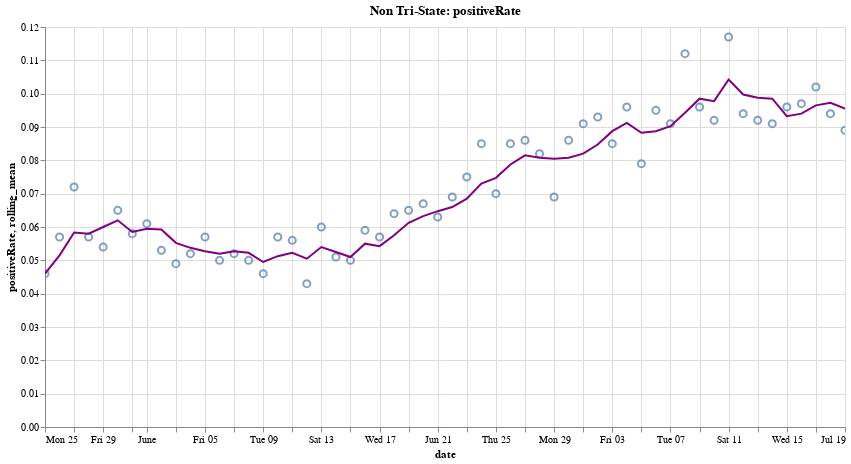

Here is the notebook cell this chart was saved with:
### Code cell
create_plot(non_tristate, 'positiveRate')

### Figure 1 — Vega-Lite specification as saved in the notebook (floating-point values rounded to 4 significant figures)
{"config": {"view": {"continuousWidth": 400, "continuousHeight": 300}}, "layer": [{"mark": {"type": "point", "size": 50}, "encoding": {"tooltip": [{"type": "temporal", "field": "date"}, {"type": "quantitative", "field": "positiveRate"}], "x": {"type": "temporal", "field": "date"}, "y": {"type": "quantitative", "field": "positiveRate"}}, "height": 400, "selection": {"selector008": {"type": "interval", "bind": "scales", "encodings": ["x", "y"]}}, "title": "Non Tri-State: positiveRate", "width": 800}, {"mark": {"type": "line", "color": "purple", "size": 2}, "encoding": {"x": {"type": "temporal", "field": "date"}, "y": {"type": "quantitative", "field": "rolling_mean"}}, "transform": [{"window": [{"op": "mean", "field": "positiveRate", "as": "rolling_mean"}], "frame": [0, 3]}]}], "data": {"name": "data-6d9747630822ad28643f76584477ea1e"}, "$schema": "https://vega.github.io/schema/vega-lite/v4.8.1.json", "datasets": {"data-6d9747630822ad28643f76584477ea1e": [{"date": "2020-07-19T00:00:00", "totalTestResultsIncrease": 712900.0, "positiveIncrease": 63440.0, "death": 87770.0, "deathIncrease": 503.0, "positiveRate": 0.089, "state": "Non Tri-State"}, {"date": "2020-07-18T00:00:00", "totalTestResultsIncrease": 679400.0, "positiveIncrease": 64160.0, "death": 87260.0, "deathIncrease": 846.0, "positiveRate": 0.094, "state": "Non Tri-State"}, {"date": "2020-07-17T00:00:00", "totalTestResultsIncrease": 750100.0, "positiveIncrease": 76260.0, "death": 86420.0, "deathIncrease": 915.0, "positiveRate": 0.102, "state": "Non Tri-State"}, {"date": "2020-07-16T00:00:00", "totalTestResultsIncrease": 722900.0, "positiveIncrease": 69850.0, "death": 85500.0, "deathIncrease": 896.0, "positiveRate": 0.097, "state": "Non Tri-State"}, {"date": "2020-07-15T00:00:00", "totalTestResultsIncrease": 665700.0, "positiveIncrease": 64080.0, "death": 84610.0, "deathIncrease": 816.0, "positiveRate": 0.096, "state": "Non Tri-State"}, {"date": "2020-07-14T00:00:00", "totalTestResultsIncrease": 676900.0, "positiveIncrease": 61550.0, "death": 83790.0, "deathIncrease": 708.0, "positiveRate": 0.091, "state": "Non Tri-State"}, {"date": "2020-07-13T00:00:00", "totalTestResultsIncrease": 624500.0, "positiveIncrease": 57460.0, "death": 83080.0, "deathIncrease": 275.0, "positiveRate": 0.092, "state": "Non Tri-State"}, {"date": "2020-07-12T00:00:00", "totalTestResultsIncrease": 640600.0, "positiveIncrease": 59960.0, "death": 82810.0, "deathIncrease": 455.0, "positiveRate": 0.094, "state": "Non Tri-State"}, {"date": "2020-07-11T00:00:00", "totalTestResultsIncrease": 528100.0, "positiveIncrease": 61950.0, "death": 82350.0, "deathIncrease": 705.0, "positiveRate": 0.117, "state": "Non Tri-State"}, {"date": "2020-07-10T00:00:00", "totalTestResultsIncrease": 713500.0, "positiveIncrease": 65390.0, "death": 81650.0, "deathIncrease": 814.0, "positiveRate": 0.092, "state": "Non Tri-State"}, {"date": "2020-07-09T00:00:00", "totalTestResultsIncrease": 603500.0, "positiveIncrease": 57950.0, "death": 80840.0, "deathIncrease": 822.0, "positiveRate": 0.096, "state": "Non Tri-State"}, {"date": "2020-07-08T00:00:00", "totalTestResultsIncrease": 545600.0, "positiveIncrease": 61220.0, "death": 80010.0, "deathIncrease": 730.0, "positiveRate": 0.112, "state": "Non Tri-State"}, {"date": "2020-07-07T00:00:00", "totalTestResultsIncrease": 559800.0, "positiveIncrease": 50850.0, "death": 79280.0, "deathIncrease": 859.0, "positiveRate": 0.091, "state": "Non Tri-State"}, {"date": "2020-07-06T00:00:00", "totalTestResultsIncrease": 426400.0, "positiveIncrease": 40610.0, "death": 78420.0, "deathIncrease": 212.0, "positiveRate": 0.095, "state": "Non Tri-State"}, {"date": "2020-07-05T00:00:00", "totalTestResultsIncrease": 567400.0, "positiveIncrease": 44890.0, "death": 78210.0, "deathIncrease": 179.0, "positiveRate": 0.079, "state": "Non Tri-State"}, {"date": "2020-07-04T00:00:00", "totalTestResultsIncrease": 556800.0, "positiveIncrease": 53720.0, "death": 78030.0, "deathIncrease": 270.0, "positiveRate": 0.096, "state": "Non Tri-State"}, {"date": "2020-07-03T00:00:00", "totalTestResultsIncrease": 623000.0, "positiveIncrease": 52850.0, "death": 77760.0, "deathIncrease": 523.0, "positiveRate": 0.085, "state": "Non Tri-State"}, {"date": "2020-07-02T00:00:00", "totalTestResultsIncrease": 561100.0, "positiveIncrease": 52450.0, "death": 77240.0, "deathIncrease": 655.0, "positiveRate": 0.093, "state": "Non Tri-State"}, {"date": "2020-07-01T00:00:00", "totalTestResultsIncrease": 544600.0, "positiveIncrease": 49730.0, "death": 76580.0, "deathIncrease": 645.0, "positiveRate": 0.091, "state": "Non Tri-State"}, {"date": "2020-06-30T00:00:00", "totalTestResultsIncrease": 542100.0, "positiveIncrease": 46390.0, "death": 75940.0, "deathIncrease": 538.0, "positiveRate": 0.086, "state": "Non Tri-State"}, {"date": "2020-06-29T00:00:00", "totalTestResultsIncrease": 562800.0, "positiveIncrease": 38640.0, "death": 75400.0, "deathIncrease": 302.0, "positiveRate": 0.069, "state": "Non Tri-State"}, {"date": "2020-06-28T00:00:00", "totalTestResultsIncrease": 495100.0, "positiveIncrease": 40840.0, "death": 75100.0, "deathIncrease": 234.0, "positiveRate": 0.082, "state": "Non Tri-State"}, {"date": "2020-06-27T00:00:00", "totalTestResultsIncrease": 496300.0, "positiveIncrease": 42640.0, "death": 74870.0, "deathIncrease": 455.0, "positiveRate": 0.086, "state": "Non Tri-State"}, {"date": "2020-06-26T00:00:00", "totalTestResultsIncrease": 506600.0, "positiveIncrease": 43160.0, "death": 74410.0, "deathIncrease": 571.0, "positiveRate": 0.085, "state": "Non Tri-State"}, {"date": "2020-06-25T00:00:00", "totalTestResultsIncrease": 540400.0, "positiveIncrease": 37940.0, "death": 73840.0, "deathIncrease": 595.0, "positiveRate": 0.07, "state": "Non Tri-State"}, {"date": "2020-06-24T00:00:00", "totalTestResultsIncrease": 445400.0, "positiveIncrease": 37930.0, "death": 73240.0, "deathIncrease": 652.0, "positiveRate": 0.085, "state": "Non Tri-State"}, {"date": "2020-06-23T00:00:00", "totalTestResultsIncrease": 428400.0, "positiveIncrease": 31990.0, "death": 72590.0, "deathIncrease": 613.0, "positiveRate": 0.075, "state": "Non Tri-State"}, {"date": "2020-06-22T00:00:00", "totalTestResultsIncrease": 381000.0, "positiveIncrease": 26160.0, "death": 71980.0, "deathIncrease": 241.0, "positiveRate": 0.069, "state": "Non Tri-State"}, {"date": "2020-06-21T00:00:00", "totalTestResultsIncrease": 415400.0, "positiveIncrease": 26270.0, "death": 71740.0, "deathIncrease": 255.0, "positiveRate": 0.063, "state": "Non Tri-State"}, {"date": "2020-06-20T00:00:00", "totalTestResultsIncrease": 462100.0, "positiveIncrease": 30780.0, "death": 71480.0, "deathIncrease": 569.0, "positiveRate": 0.067, "state": "Non Tri-State"}, {"date": "2020-06-19T00:00:00", "totalTestResultsIncrease": 460300.0, "positiveIncrease": 29740.0, "death": 70920.0, "deathIncrease": 583.0, "positiveRate": 0.065, "state": "Non Tri-State"}, {"date": "2020-06-18T00:00:00", "totalTestResultsIncrease": 416700.0, "positiveIncrease": 26490.0, "death": 70330.0, "deathIncrease": 634.0, "positiveRate": 0.064, "state": "Non Tri-State"}, {"date": "2020-06-17T00:00:00", "totalTestResultsIncrease": 405300.0, "positiveIncrease": 22950.0, "death": 69700.0, "deathIncrease": 695.0, "positiveRate": 0.057, "state": "Non Tri-State"}, {"date": "2020-06-16T00:00:00", "totalTestResultsIncrease": 381800.0, "positiveIncrease": 22370.0, "death": 69000.0, "deathIncrease": 643.0, "positiveRate": 0.059, "state": "Non Tri-State"}, {"date": "2020-06-15T00:00:00", "totalTestResultsIncrease": 352800.0, "positiveIncrease": 17520.0, "death": 68360.0, "deathIncrease": 298.0, "positiveRate": 0.05, "state": "Non Tri-State"}, {"date": "2020-06-14T00:00:00", "totalTestResultsIncrease": 396300.0, "positiveIncrease": 20310.0, "death": 68060.0, "deathIncrease": 280.0, "positiveRate": 0.051, "state": "Non Tri-State"}, {"date": "2020-06-13T00:00:00", "totalTestResultsIncrease": 397700.0, "positiveIncrease": 23680.0, "death": 67780.0, "deathIncrease": 532.0, "positiveRate": 0.06, "state": "Non Tri-State"}, {"date": "2020-06-12T00:00:00", "totalTestResultsIncrease": 512100.0, "positiveIncrease": 22080.0, "death": 67250.0, "deathIncrease": 660.0, "positiveRate": 0.043, "state": "Non Tri-State"}, {"date": "2020-06-11T00:00:00", "totalTestResultsIncrease": 368700.0, "positiveIncrease": 20710.0, "death": 66590.0, "deathIncrease": 768.0, "positiveRate": 0.056, "state": "Non Tri-State"}, {"date": "2020-06-10T00:00:00", "totalTestResultsIncrease": 342300.0, "positiveIncrease": 19410.0, "death": 65820.0, "deathIncrease": 732.0, "positiveRate": 0.057, "state": "Non Tri-State"}, {"date": "2020-06-09T00:00:00", "totalTestResultsIncrease": 351000.0, "positiveIncrease": 16110.0, "death": 65090.0, "deathIncrease": 747.0, "positiveRate": 0.046, "state": "Non Tri-State"}, {"date": "2020-06-08T00:00:00", "totalTestResultsIncrease": 317800.0, "positiveIncrease": 15850.0, "death": 64340.0, "deathIncrease": 569.0, "positiveRate": 0.05, "state": "Non Tri-State"}, {"date": "2020-06-07T00:00:00", "totalTestResultsIncrease": 338900.0, "positiveIncrease": 17620.0, "death": 63770.0, "deathIncrease": 313.0, "positiveRate": 0.052, "state": "Non Tri-State"}, {"date": "2020-06-06T00:00:00", "totalTestResultsIncrease": 425800.0, "positiveIncrease": 21080.0, "death": 63460.0, "deathIncrease": 616.0, "positiveRate": 0.05, "state": "Non Tri-State"}, {"date": "2020-06-05T00:00:00", "totalTestResultsIncrease": 372800.0, "positiveIncrease": 21250.0, "death": 62840.0, "deathIncrease": 671.0, "positiveRate": 0.057, "state": "Non Tri-State"}, {"date": "2020-06-04T00:00:00", "totalTestResultsIncrease": 372000.0, "positiveIncrease": 19180.0, "death": 62170.0, "deathIncrease": 726.0, "positiveRate": 0.052, "state": "Non Tri-State"}, {"date": "2020-06-03T00:00:00", "totalTestResultsIncrease": 379500.0, "positiveIncrease": 18630.0, "death": 61450.0, "deathIncrease": 808.0, "positiveRate": 0.049, "state": "Non Tri-State"}, {"date": "2020-06-02T00:00:00", "totalTestResultsIncrease": 333300.0, "positiveIncrease": 17790.0, "death": 60640.0, "deathIncrease": 838.0, "positiveRate": 0.053, "state": "Non Tri-State"}, {"date": "2020-06-01T00:00:00", "totalTestResultsIncrease": 301600.0, "positiveIncrease": 18460.0, "death": 59800.0, "deathIncrease": 568.0, "positiveRate": 0.061, "state": "Non Tri-State"}, {"date": "2020-05-31T00:00:00", "totalTestResultsIncrease": 333800.0, "positiveIncrease": 19510.0, "death": 59230.0, "deathIncrease": 496.0, "positiveRate": 0.058, "state": "Non Tri-State"}, {"date": "2020-05-30T00:00:00", "totalTestResultsIncrease": 330100.0, "positiveIncrease": 21360.0, "death": 58740.0, "deathIncrease": 714.0, "positiveRate": 0.065, "state": "Non Tri-State"}, {"date": "2020-05-29T00:00:00", "totalTestResultsIncrease": 383500.0, "positiveIncrease": 20740.0, "death": 58020.0, "deathIncrease": 949.0, "positiveRate": 0.054, "state": "Non Tri-State"}, {"date": "2020-05-28T00:00:00", "totalTestResultsIncrease": 337000.0, "positiveIncrease": 19380.0, "death": 57080.0, "deathIncrease": 1062.0, "positiveRate": 0.057, "state": "Non Tri-State"}, {"date": "2020-05-27T00:00:00", "totalTestResultsIncrease": 243100.0, "positiveIncrease": 17410.0, "death": 56010.0, "deathIncrease": 1057.0, "positiveRate": 0.072, "state": "Non Tri-State"}, {"date": "2020-05-26T00:00:00", "totalTestResultsIncrease": 255500.0, "positiveIncrease": 14460.0, "death": 54960.0, "deathIncrease": 490.0, "positiveRate": 0.057, "state": "Non Tri-State"}, {"date": "2020-05-25T00:00:00", "totalTestResultsIncrease": 355400.0, "positiveIncrease": 16210.0, "death": 54470.0, "deathIncrease": 398.0, "positiveRate": 0.046, "state": "Non Tri-State"}]}}
